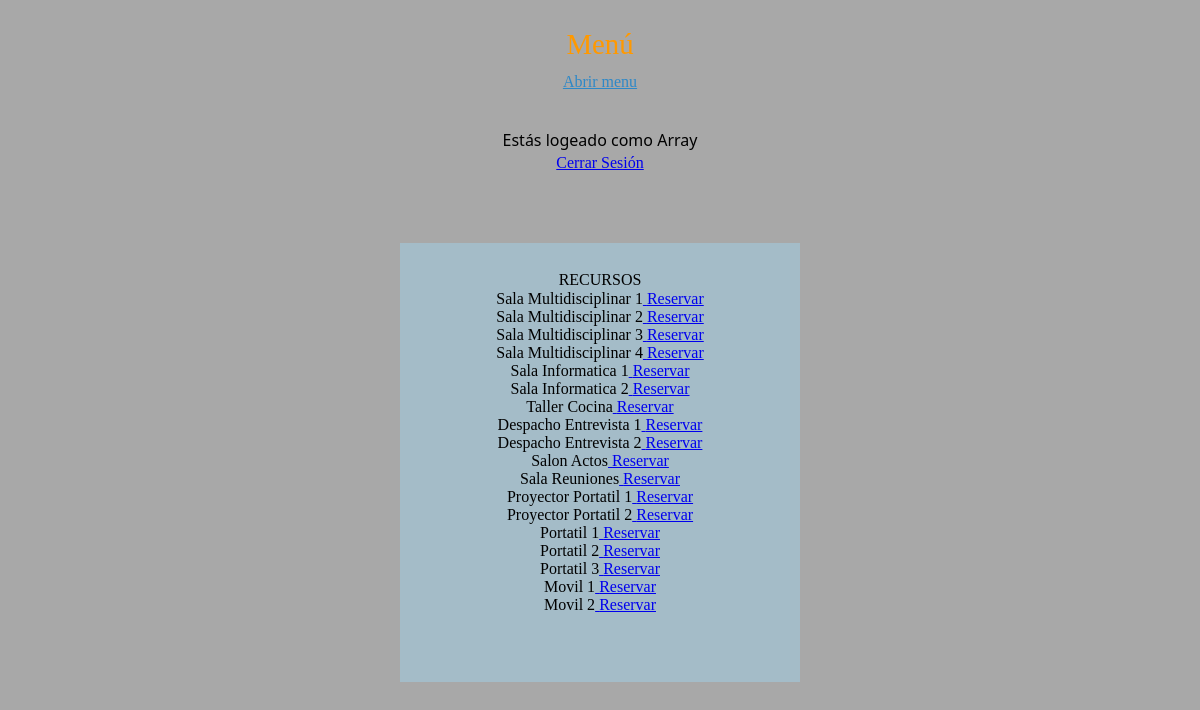
Screenshot of /formulario_de_recursos.php (signed in) with the database file from the repository.
### tables this page shows
CREATE TABLE `recursos` (
  `id_recursos` int(3) NOT NULL,
  `nombre_recurso` varchar(100) NOT NULL,
  `descripcion` varchar(255) NOT NULL,
  `imagen` varchar(100) DEFAULT NULL,
  `id_disponible` int(3) DEFAULT NULL,
  `id_tipo_recurso` int(3) DEFAULT NULL
);

### formulario_de_recursos.php (the view, shortened to what this page needs)
<!DOCTYPE html>
<html>
<head>
	<link rel="stylesheet" type="text/css" href="estilos2.css">
</head>
<body>
</head>
<body>
<?php
	if(isset($_SESSION['username'])){
	$usuario = $_SESSION['username'];
}
?>
<div id="contenido">
  <h1>Menú</h1>
  <a id="abrir" class="abrir-cerrar" href="javascript:void(0)" onclick="mostrar()">Abrir menu</a><a id="cerrar" class="abrir-cerrar" href="#" onclick="ocultar()">Cerrar menu</a>
</div>
	<?php
	if(isset($_SESSION['username'])){
	$usuario = $_SESSION['username'];
}
		include 'procesos/connection.php';
	if(isset($usuario)){
echo "<br>";
echo "Estás logeado como ".$usuario;
echo "<br>";
echo "<a href='procesos/cerrar.php'>Cerrar Sesión </a>";
		$query= "SELECT * FROM recursos";
		$result=mysqli_query($db,$query);
		echo"<form method='get' ";
		echo"<select name='recursos'>";
			echo "<option value=''>RECURSOS</option>";
			while ($row=mysqli_fetch_array($result)) {
				$index_recurso = "procesos/reservas.php?nombre=".$row['nombre_recurso'];
				echo "".$row['nombre_recurso'];
			if ($row['id_disponible']==1) {
				echo "<a href='$index_recurso'> Reservar </a> <br>";
			}
			}
		echo "</select><br>";
		echo "</form>";
}else{
echo "Porfavor, tienes que inciar sesión en la página del login: ";
echo "<a href='login.php'>Iniciar Sesión </a>";
}
	?>
</body>
</html>

### estilos2.css (style rules this page uses)
* { padding: 0; margin: 0; font-family: century gothic; text-align: center; }
form { padding: 50px 20px; background-color:rgba(162,210,233,0.50); margin: calc(25% + 100px); margin-top: 70px; padding-top: 28px; margin-bottom: 30px }
h1 { text-align: center; padding: 12px; color: #444 }

### formulario_de_recursos.php (style rules this page uses)
body { background:#A8A8A8; }
body { font-family: "Segoe UI", sans-serif; font-size:100%; }
h1 { color:#f90; font-size:180%; font-weight:normal; }
#contenido { transition: margin-left .4s; padding: 1rem; }
.abrir-cerrar { color: #2E88C7; font-size:1rem; }

### rows the page displays
recursos: nombre_recurso "Sala Multidisciplinar 1"
recursos: nombre_recurso "Sala Multidisciplinar 2"
recursos: nombre_recurso "Sala Multidisciplinar 3"
recursos: nombre_recurso "Sala Multidisciplinar 4"
recursos: nombre_recurso "Sala Informatica 1"
recursos: nombre_recurso "Sala Informatica 2"
recursos: nombre_recurso "Taller Cocina"
recursos: nombre_recurso "Despacho Entrevista 1"
recursos: nombre_recurso "Despacho Entrevista 2"
recursos: nombre_recurso "Salon Actos"
recursos: nombre_recurso "Sala Reuniones"
recursos: nombre_recurso "Proyector Portatil 1"
recursos: nombre_recurso "Proyector Portatil 2"
recursos: nombre_recurso "Portatil 1"
recursos: nombre_recurso "Portatil 2"
recursos: nombre_recurso "Portatil 3"
recursos: nombre_recurso "Movil 1"
recursos: nombre_recurso "Movil 2"

### other values shown
$usuario "Array"
